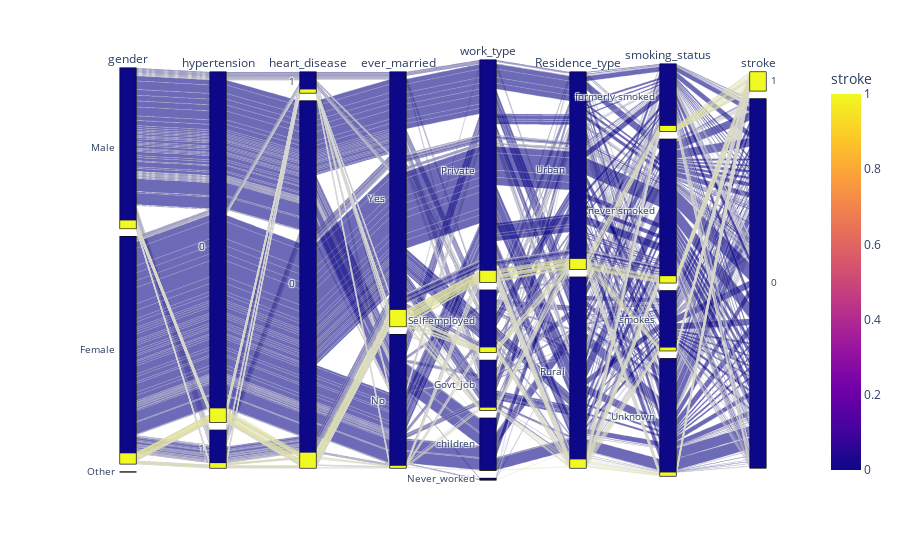

Source (notebook cell):
### Code cell
fig = px.parallel_categories(df, color='stroke')
fig.show()

### Figure 1 — Plotly figure (JSON) as saved in the notebook; plotly's stock layout.template omitted (floating-point values rounded to 4 significant figures; data arrays with more than 128 entries replaced by an {"elided": "..."} marker saying what was removed)
{"data": [{"dimensions": [{"label": "gender", "values": {"elided": "5110 str values"}}, {"label": "hypertension", "values": {"elided": "5110 int values"}}, {"label": "heart_disease", "values": {"elided": "5110 int values"}}, {"label": "ever_married", "values": {"elided": "5110 str values"}}, {"label": "work_type", "values": {"elided": "5110 str values"}}, {"label": "Residence_type", "values": {"elided": "5110 str values"}}, {"label": "smoking_status", "values": {"elided": "5110 str values"}}, {"label": "stroke", "values": {"elided": "5110 int values"}}], "domain": {"x": [0, 1], "y": [0, 1]}, "line": {"color": {"elided": "5110 int values"}, "coloraxis": "coloraxis"}, "name": "", "type": "parcats"}], "layout": {"coloraxis": {"colorbar": {"title": {"text": "stroke"}}, "colorscale": [[0, "#0d0887"], [0.1111, "#46039f"], [0.2222, "#7201a8"], [0.3333, "#9c179e"], [0.4444, "#bd3786"], [0.5556, "#d8576b"], [0.6667, "#ed7953"], [0.7778, "#fb9f3a"], [0.8889, "#fdca26"], [1, "#f0f921"]]}, "legend": {"tracegroupgap": 0}, "margin": {"t": 60}}}
